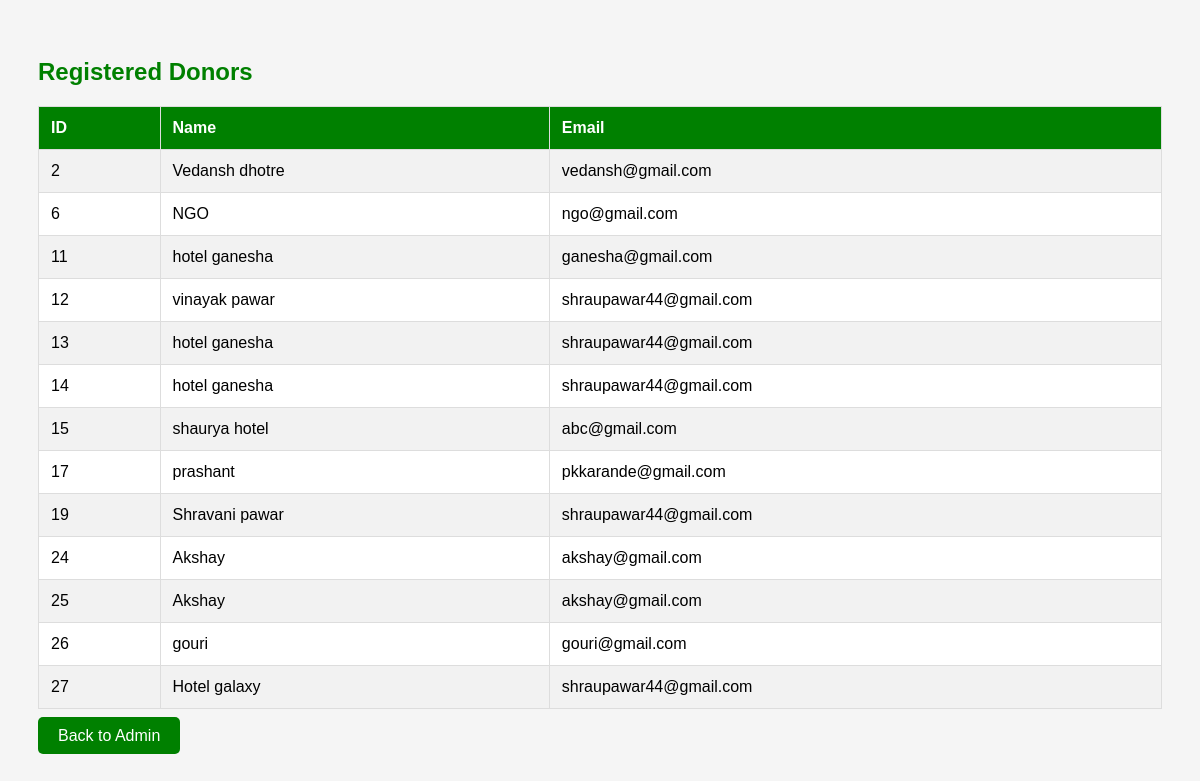
The app's page /admin/donors (signed in) with its own data.
### tables this page shows
CREATE TABLE users(
    id INTEGER PRIMARY KEY AUTOINCREMENT,
    name TEXT,
    email TEXT,
    password TEXT,
    role TEXT
);

### app.py (the view)
@app.route("/admin/donors")
def admin_donors():
    if (
        "user" not in session
        or session.get("role") != "Admin"
    ):
        return redirect("/login")
    conn = get_db()
    cur = conn.cursor()
    cur.execute("""
        SELECT id, name, email
        FROM users
        WHERE role='Donor'
    """)
    donors = cur.fetchall()
    conn.close()
    return render_template(
        "donors.html",
        donors=donors
    )

### app.py (called while the page is built)
def get_db():
    conn = sqlite3.connect(
        "food_rescue.db",
        timeout=10
    )
    conn.row_factory = sqlite3.Row
    return conn

### templates/donors.html (shortened to what this page needs)
<!DOCTYPE html>
<html>
<head>
</head>
<body>
<h2>Registered Donors</h2>
<table>
<tr>
    <th>ID</th>
    <th>Name</th>
    <th>Email</th>
</tr>
{% for donor in donors %}
<tr>
    <td>{{ donor[0] }}</td>
    <td>{{ donor[1] }}</td>
    <td>{{ donor[2] }}</td>
</tr>
{% endfor %}
</table>
<br>
<a href="/admin">Back to Admin</a>
</body>
</html>

### templates/donors.html (style rules this page uses)
body { font-family: Arial; padding:30px; background:#f5f5f5; }
h2 { color:green; }
table { width:100%; border-collapse:collapse; background:white; }
th,td { border:1px solid #ddd; padding:12px; text-align:left; }
th { background:green; color:white; }
tr:nth-child(even) { background:#f2f2f2; }
a { text-decoration:none; color:white; background:green; padding:10px 20px; border-radius:5px; }

### records on screen
users: id "2", name "Vedansh dhotre", email "vedansh@gmail.com"
users: id "6", name "NGO", email "ngo@gmail.com"
users: id "11", name "hotel ganesha", email "ganesha@gmail.com"
users: id "12", name "vinayak pawar", email "shraupawar44@gmail.com"
users: id "13", name "hotel ganesha", email "shraupawar44@gmail.com"
users: id "14", name "hotel ganesha", email "shraupawar44@gmail.com"
users: id "15", name "shaurya hotel", email "abc@gmail.com"
users: id "17", name "prashant", email "pkkarande@gmail.com"
users: id "19", name "Shravani pawar", email "shraupawar44@gmail.com"
users: id "24", name "Akshay", email "akshay@gmail.com"
users: id "25", name "Akshay", email "akshay@gmail.com"
users: id "26", name "gouri", email "gouri@gmail.com"
users: id "27", name "Hotel galaxy", email "shraupawar44@gmail.com"
